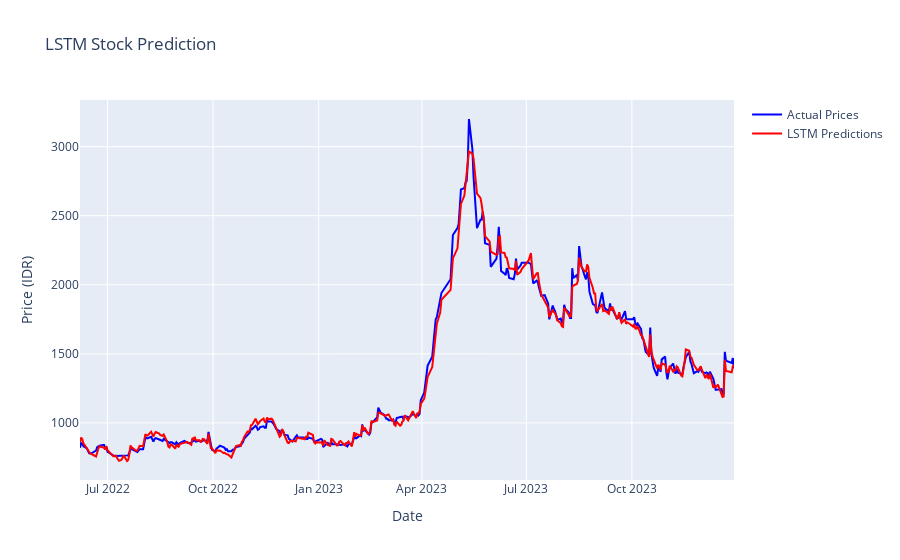

Here is the notebook cell this chart was saved with:
### Code cell
import plotly.graph_objects as go

fig = go.Figure()
fig.add_trace(go.Scatter(x=stock_data.index[-len(y_test):], 
                         y=scaler_target.inverse_transform(y_test).flatten(), 
                         mode='lines', name='Actual Prices', line=dict(color='blue')))
fig.add_trace(go.Scatter(x=stock_data.index[-len(predictions):], 
                         y=predictions_rescaled.flatten(), 
                         mode='lines', name='LSTM Predictions', line=dict(color='red')))
fig.update_layout(title='LSTM Stock Prediction', xaxis_title='Date', yaxis_title='Price (IDR)')
fig.show()

### Figure 1 — Plotly figure (JSON) as saved in the notebook; plotly's stock layout.template omitted (floating-point values rounded to 4 significant figures; data arrays with more than 128 entries replaced by an {"elided": "..."} marker saying what was removed)
{"data": [{"line": {"color": "blue"}, "mode": "lines", "name": "Actual Prices", "type": "scatter", "x": {"elided": "373 str values"}, "y": {"elided": "373 float values"}}, {"line": {"color": "red"}, "mode": "lines", "name": "LSTM Predictions", "type": "scatter", "x": {"elided": "373 str values"}, "y": {"elided": "373 float values"}}], "layout": {"title": {"text": "LSTM Stock Prediction"}, "xaxis": {"title": {"text": "Date"}}, "yaxis": {"title": {"text": "Price (IDR)"}}}}
